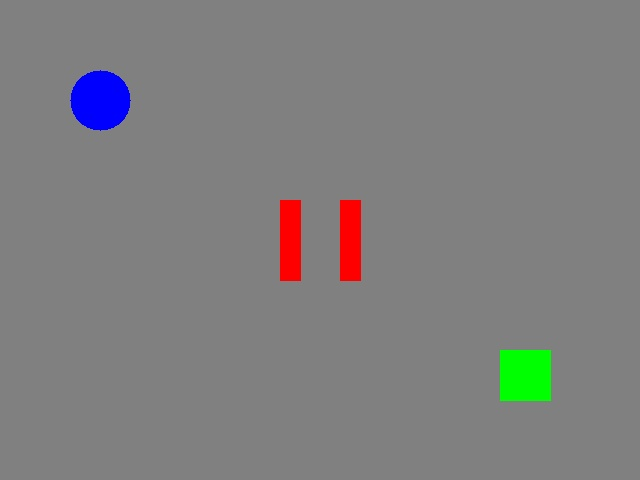
#> input picture task5.1_recognize_colors/test_red_armor.jpg, 640 x 480 px
$ python detect_red.py test_red_armor.jpg
#> lines starting #> are read from the running program, lines starting #| are printed output that depends on the picture; after the words box and inside, x2 and y2 are one past the last pixel; in counts of white or black regions, pixels touching at a corner belong together
import cv2
import numpy as np
import sys

def main():
    if len(sys.argv) != 2:
        print("Usage: python detect_red.py path/to/test_red_armor.jpg")
        sys.exit(1)

    img_path = sys.argv[1]
    image = cv2.imread(img_path)
#> image is the input picture: shape (480, 640, 3); mean B, G, R 126.7, 126.5, 127.1

    if image is None:
        print("Error: Could not load image", img_path)
        sys.exit(1)

    # BGR → HSV
    hsv = cv2.cvtColor(image, cv2.COLOR_BGR2HSV)
#> hsv: shape (480, 640, 3); mean H, S, V 3.3, 7.7, 131.6

    # 红色在HSV空间有两个区间
    lower_red1 = np.array([0, 100, 100])
    upper_red1 = np.array([10, 255, 255])
    lower_red2 = np.array([160, 100, 100])
    upper_red2 = np.array([180, 255, 255])

    # 生成掩码
    mask1 = cv2.inRange(hsv, lower_red1, upper_red1)
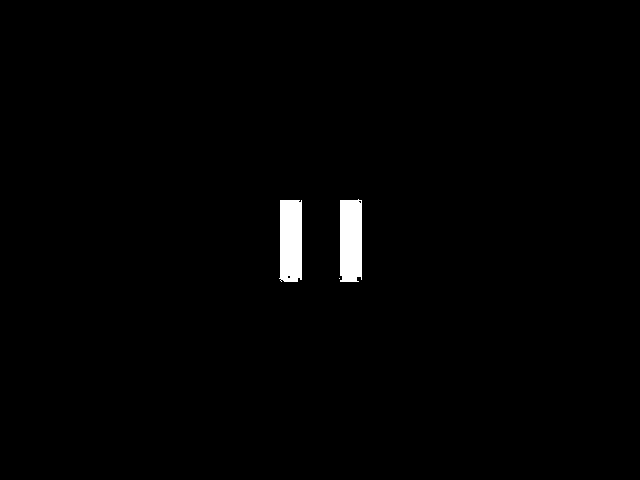
#> mask1: shape (480, 640); 1.2% white; 3 white regions (1 under 20 px), largest, box (x1, y1, x2, y2) and area: (279, 200, 302, 282) 1780, (340, 199, 362, 282) 1774
    mask2 = cv2.inRange(hsv, lower_red2, upper_red2)
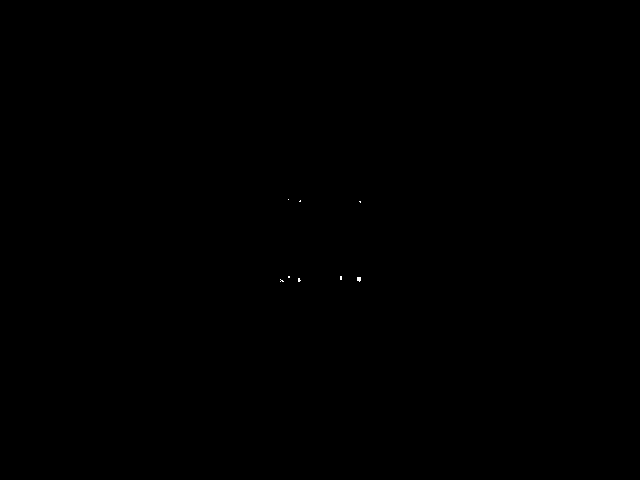
#> mask2: shape (480, 640); 0.02% white in thin lines or dots, all inside (x1, y1, x2, y2) = (280, 199, 361, 282)
    mask = cv2.bitwise_or(mask1, mask2)
#> mask: shape (480, 640); 1.2% white; 2 white regions, box (x1, y1, x2, y2) and area: (279, 199, 302, 282) 1803, (339, 199, 362, 282) 1803

    # 显示
    cv2.imshow("Original", image)
    cv2.imshow("Red Mask", mask)

    print("Press any key to close windows...")
    cv2.waitKey(0)
    cv2.destroyAllWindows()

if __name__ == "__main__":
    main()
